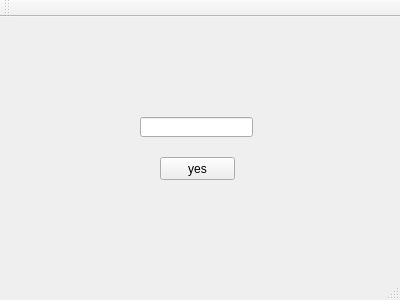
<?xml version="1.0" encoding="UTF-8"?>
<ui version="4.0">
 <class>MainWindow</class>
 <widget class="QMainWindow" name="MainWindow">
  <property name="geometry">
   <rect>
    <x>0</x>
    <y>0</y>
    <width>400</width>
    <height>300</height>
   </rect>
  </property>
  <property name="windowTitle">
   <string>MainWindow</string>
  </property>
  <widget class="QWidget" name="centralWidget">
   <widget class="QLineEdit" name="lineEdit">
    <property name="geometry">
     <rect>
      <x>140</x>
      <y>100</y>
      <width>113</width>
      <height>20</height>
     </rect>
    </property>
   </widget>
   <widget class="QPushButton" name="pushButton">
    <property name="geometry">
     <rect>
      <x>160</x>
      <y>140</y>
      <width>75</width>
      <height>23</height>
     </rect>
    </property>
    <property name="text">
     <string>yes</string>
    </property>
   </widget>
  </widget>
  <widget class="QMenuBar" name="menuBar">
   <property name="geometry">
    <rect>
     <x>0</x>
     <y>0</y>
     <width>400</width>
     <height>23</height>
    </rect>
   </property>
  </widget>
  <widget class="QToolBar" name="mainToolBar">
   <attribute name="toolBarArea">
    <enum>TopToolBarArea</enum>
   </attribute>
   <attribute name="toolBarBreak">
    <bool>false</bool>
   </attribute>
  </widget>
  <widget class="QStatusBar" name="statusBar"/>
 </widget>
 <layoutdefault spacing="6" margin="11"/>
 <resources/>
 <connections/>
</ui>
